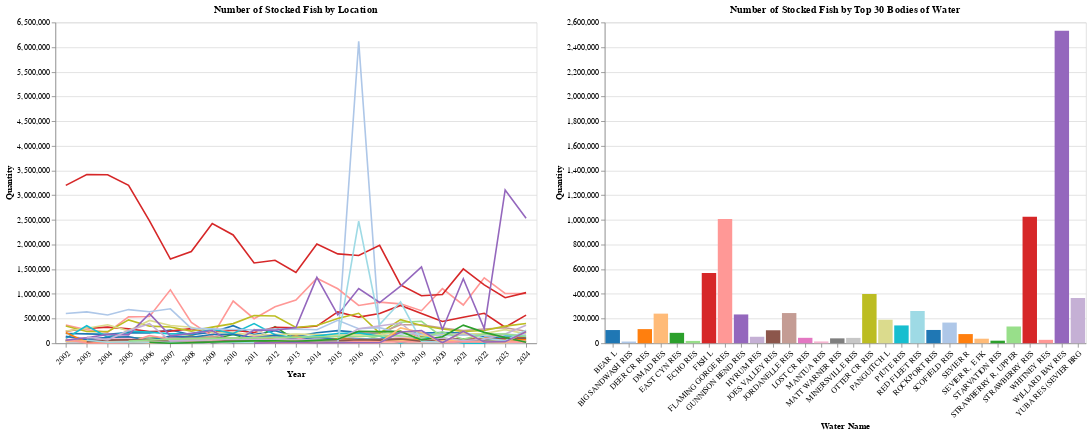

Notebook code for this chart:
### Markdown cell above
### Vis: Interactive Bar and Line chart for number of stocked fish by Top 30 Water Name

### Code cell
# Get the top 30 Water Names by total quantity, and group by Year
count_by_water_name = fish_stock_data.groupby(['Year', 'Water Name'])['Quantity'].sum().reset_index()

top_30_water_names = count_by_water_name.groupby('Water Name')['Quantity'].sum().nlargest(30).index

top_30_water_names_df = count_by_water_name[count_by_water_name['Water Name'].isin(top_30_water_names)]

top_30_water_names_df["Year_only"] = top_30_water_names_df["Year"]

#Interactive Year Slider
year_slider = alt.binding_range(name="Select a year : ", min=top_30_water_names_df["Year_only"].min(), max=top_30_water_names_df["Year_only"].max(), step=1)
selected_year = alt.selection_point(fields=["Year_only"], bind=year_slider, value=2024)

#Interactive Water Name Legend Selection
point_selection = alt.selection_point(fields=['Water Name'])
brush_selection = alt.selection_interval(encodings=['x'])

#Adding base plot
base_plot = alt.Chart(top_30_water_names_df)

#Color
color = alt.condition(
    brush_selection & point_selection,
    alt.Color('Water Name:N', scale=alt.Scale(scheme='category20'), legend=None),
    alt.value('lightgray')
)

#Tooltip
tooltip = alt.Tooltip(
    ["Water Name:N", "Year:O", "Quantity:Q"]
)

#Bar Chart Vis
bar_chart = base_plot.mark_bar().encode(
    x=alt.X('Water Name', axis=alt.Axis(labelAngle=-45), sort=None),
    y='Quantity', 
    color=color, 
    tooltip=tooltip
).properties(
    width=600,
    height=400,
    title='Number of Stocked Fish by Top 30 Bodies of Water'
).transform_filter(
    selected_year
).add_params(
    selected_year, 
    point_selection,
    brush_selection,
)

#Line Chart Vis
line_chart = base_plot.mark_line().encode(
    x=alt.X('Year:O', axis=alt.Axis(labelAngle=-45)),
    y='Quantity', 
    color=color, 
    tooltip=tooltip
).properties(
    width=600,
    height=400,
    title='Number of Stocked Fish by Location'
).transform_filter(
    point_selection
).add_params(
    brush_selection,
    point_selection
)

#Stacking both charts together 
temporal_chart = alt.hconcat(line_chart, bar_chart).resolve_scale()
temporal_chart

### Figure 1 — Vega-Lite specification as saved in the notebook (floating-point values rounded to 4 significant figures; data arrays with more than 128 entries replaced by an {"elided": "..."} marker saying what was removed)
{"config": {"view": {"continuousWidth": 300, "continuousHeight": 300}}, "hconcat": [{"mark": {"type": "line"}, "encoding": {"color": {"condition": {"test": {"and": [{"param": "param_12"}, {"param": "param_11"}]}, "field": "Water Name", "legend": null, "scale": {"scheme": "category20"}, "type": "nominal"}, "value": "lightgray"}, "tooltip": [{"field": "Water Name", "type": "nominal"}, {"field": "Year", "type": "ordinal"}, {"field": "Quantity", "type": "quantitative"}], "x": {"axis": {"labelAngle": -45}, "field": "Year", "type": "ordinal"}, "y": {"field": "Quantity", "type": "quantitative"}}, "height": 400, "name": "view_7", "title": "Number of Stocked Fish by Location", "transform": [{"filter": {"param": "param_11"}}], "width": 600}, {"mark": {"type": "bar"}, "encoding": {"color": {"condition": {"test": {"and": [{"param": "param_12"}, {"param": "param_11"}]}, "field": "Water Name", "legend": null, "scale": {"scheme": "category20"}, "type": "nominal"}, "value": "lightgray"}, "tooltip": [{"field": "Water Name", "type": "nominal"}, {"field": "Year", "type": "ordinal"}, {"field": "Quantity", "type": "quantitative"}], "x": {"axis": {"labelAngle": -45}, "field": "Water Name", "sort": null, "type": "nominal"}, "y": {"field": "Quantity", "type": "quantitative"}}, "height": 400, "name": "view_8", "title": "Number of Stocked Fish by Top 30 Bodies of Water", "transform": [{"filter": {"param": "param_10"}}], "width": 600}], "data": {"name": "data-8cb3245d03ab68eb5e334d40e603e201"}, "params": [{"name": "param_12", "select": {"type": "interval", "encodings": ["x"]}, "views": ["view_7", "view_8"]}, {"name": "param_11", "select": {"type": "point", "fields": ["Water Name"]}, "views": ["view_7", "view_8"]}, {"name": "param_10", "select": {"type": "point", "fields": ["Year_only"]}, "bind": {"input": "range", "max": 2024.0, "min": 2002.0, "name": "Select a year : ", "step": 1}, "value": 2024, "views": ["view_8"]}], "resolve": {"scale": {}}, "$schema": "https://vega.github.io/schema/vega-lite/v5.8.0.json", "datasets": {"data-8cb3245d03ab68eb5e334d40e603e201": {"elided": "634 records"}}}
